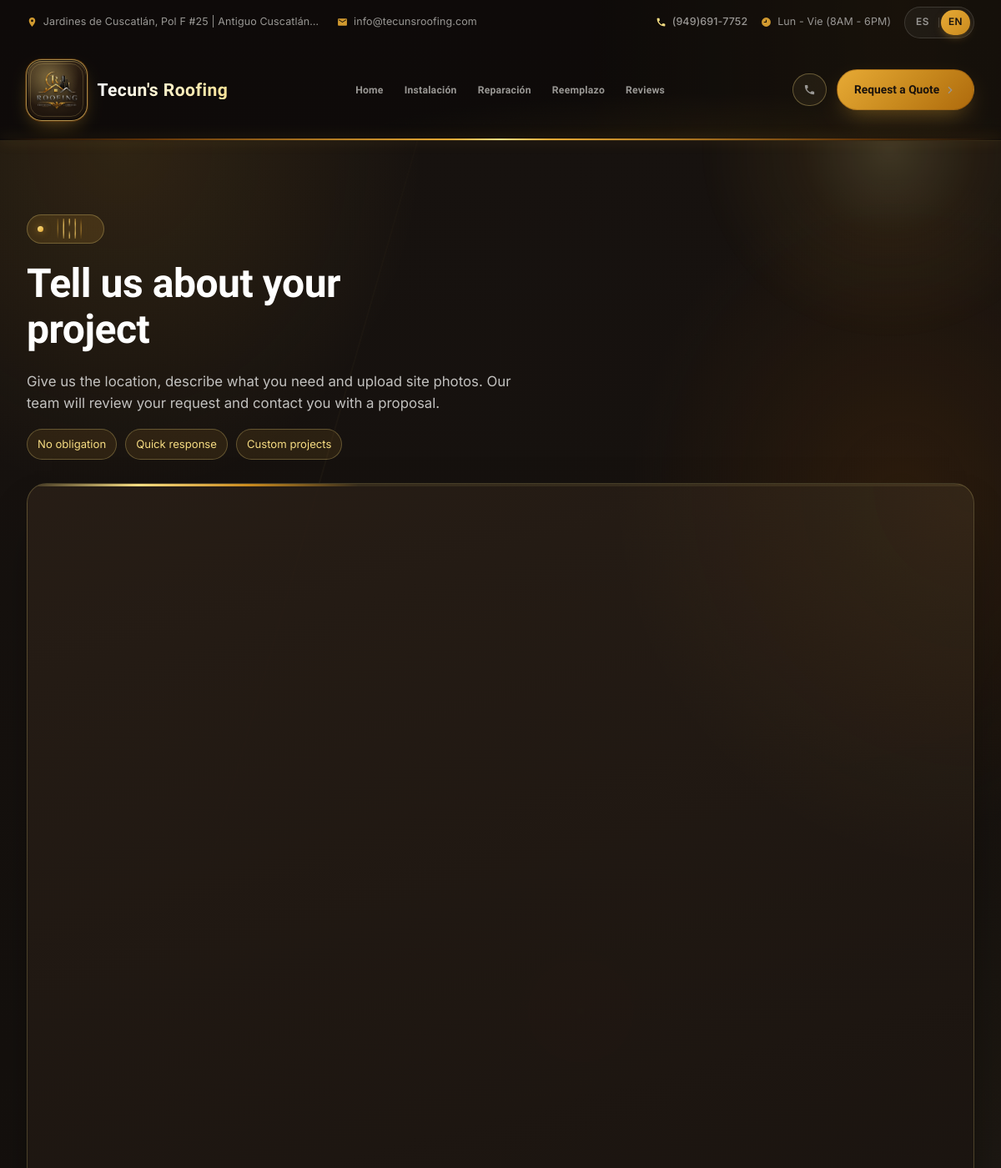
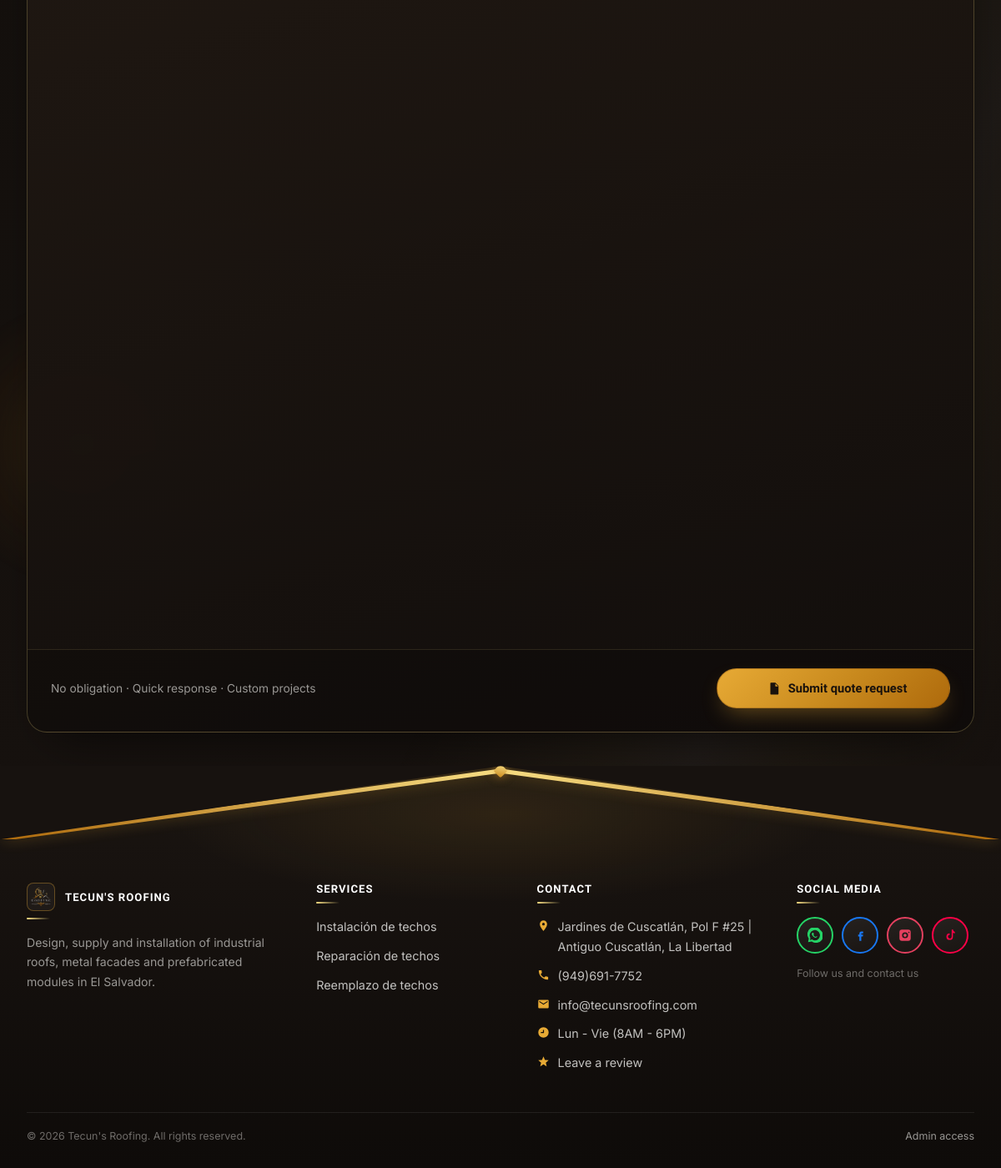
/cotizacion, run on the app's committed database (2 pictures, top to bottom).
### models.py (models this page shows)
class ContentBlock(db.Model):
    __tablename__ = "content_blocks"
    id = db.Column(db.Integer, primary_key=True)
    section_key = db.Column(db.String(80), unique=True, nullable=False)
    label = db.Column(db.String(150), nullable=False)  # human-friendly label for admin UI
    eyebrow = db.Column(db.String(150))
    title = db.Column(db.String(300))
    body = db.Column(db.Text)
    image_path = db.Column(db.String(300))
    extra = db.Column(db.String(300))  # small extra field (phone, cta label, etc.)
    updated_at = db.Column(db.DateTime, default=datetime.utcnow, onupdate=datetime.utcnow)

class Service(db.Model):
    __tablename__ = "services"
    id = db.Column(db.Integer, primary_key=True)
    slug = db.Column(db.String(120), unique=True, nullable=False)
    name = db.Column(db.String(150), nullable=False)
    short_description = db.Column(db.String(400))
    description = db.Column(db.Text)
    image_path = db.Column(db.String(300))  # imagen de portada / fallback del hero
    video_path = db.Column(db.String(300))  # video opcional del hero (mp4/webm)
    order = db.Column(db.Integer, default=0)
    active = db.Column(db.Boolean, default=True)
    gallery_images = db.relationship(
        "ServiceGalleryImage",
        backref="service",
        cascade="all, delete-orphan",
        lazy=True,
        order_by="ServiceGalleryImage.sort_order",
    )

### public_routes.py (the view, shortened to what this page needs)
@public_bp.route("/cotizacion", methods=["GET", "POST"])
def cotizacion():
    services = Service.query.filter_by(active=True).order_by(Service.order).all()
    if getattr(g, "lang", "es") == "en":
        services = [translations.localize_service(s) for s in services]
    quote_glass_cards = (
        QuoteGlassCard.query.filter_by(active=True)
        .order_by(QuoteGlassCard.sort_order, QuoteGlassCard.id)
        .limit(3)
        .all()
    )
    glass_rotations = [-15, 5, 25]
    return render_template(
        "cotizacion.html",
        services=services,
        quote_glass_cards=quote_glass_cards,
        glass_rotations=glass_rotations,
    )

### translations.py (called while the page is built)
def set_language():
    lang = request.cookies.get("lang")
    if lang not in SUPPORTED:
        lang = detect_lang()
    g.lang = lang

def detect_lang():
    accept = request.headers.get("Accept-Language", "")
    primary = accept.split(",")[0].strip().lower()
    code = primary.split(";")[0].split("-")[0].strip()
    return EN if code == EN else DEFAULT

def t(text, lang=None):
    text = str(text) if text is not None else ""
    if not text.strip():
        return text
    lang = lang or getattr(g, "lang", DEFAULT)
    if lang == DEFAULT or not _enabled():
        return text
    mapping = translate_mapping([text], lang)
    return mapping.get(text, text)

def localize(obj, fields):
    lang = getattr(g, "lang", DEFAULT)
    if lang == DEFAULT or not obj:
        return obj
    texts = [getattr(obj, f) for f in fields
             if getattr(obj, f, None) and isinstance(getattr(obj, f), str)]
    mapping = translate_mapping(texts, lang)
    return Localized(obj, fields, mapping)

def localize_service(service):
    return localize(service, list(SERVICE_FIELDS))

### templates/cotizacion.html (shortened to what this page needs)
{% extends "base.html" %}
{% block extra_head %}
<link rel="stylesheet" href="https://unpkg.com/leaflet@1.9.4/dist/leaflet.css" />
{% endblock %}
{% block content %}
<section class="quote-page">
  <div class="quote-page__bg" aria-hidden="true">
    <div class="quote-page__orb quote-page__orb--1"></div>
    <div class="quote-page__orb quote-page__orb--2"></div>
    <div class="quote-page__orb quote-page__orb--3"></div>
  </div>
  <div class="quote-page__hero">
    <div class="container quote-page__hero-grid">
      <div class="quote-page__hero-copy">
        {% set quote_eyebrow = t('Quote') %}
        <div class="eyebrow eyebrow--shine quote-reveal" style="--reveal-delay:0s">
          <span class="eyebrow-shine">
            <span class="eyebrow-shine__loader" aria-hidden="true"></span>
          </span>
        </div>
        <h1 class="quote-reveal" style="--reveal-delay:.08s">{{ t('Tell us about your project') }}</h1>
        <p class="quote-page__lead quote-reveal" style="--reveal-delay:.16s">{{ t('Give us the location, describe what you need and upload site photos. Our team will review your request and contact you with a proposal.') }}</p>
        <ul class="quote-page__perks quote-reveal" style="--reveal-delay:.24s" aria-label="{{ t('Benefits') }}">
          <li style="--perk-i:0">{{ t('No obligation') }}</li>
          <li style="--perk-i:1">{{ t('Quick response') }}</li>
          <li style="--perk-i:2">{{ t('Custom projects') }}</li>
        </ul>
      </div>
    </div>
  </div>
  <div class="container quote-page__body">
    <form class="quote-form quote-reveal" style="--reveal-delay:.32s" method="POST" action="{{ url_for('public.cotizacion') }}" enctype="multipart/form-data">
      <div class="quote-form__progress" aria-hidden="true">
        <span class="quote-form__progress-bar"></span>
      </div>
      <div class="quote-form__footer">
        <p class="quote-form__note">{{ t('No obligation · Quick response · Custom projects') }}</p>
        <button type="submit" class="btn btn-rust quote-form__submit">
          <svg class="btn-ico" viewBox="0 0 24 24" aria-hidden="true"><path fill="currentColor" d="M7 3h7l5 5v13a1 1 0 0 1-1 1H7a1 1 0 0 1-1-1V4a1 1 0 0 1 1-1zm7 1.5V9h4.5L14 4.5zM9 12h6v1.5H9V12zm0 3.5h6V17H9v-1.5zm0-7h3V10H9V8.5z"/></svg>
          <span>{{ t('Submit quote request') }}</span>
        </button>
      </div>
    </form>
  </div>
</section>
{% endblock %}

### templates/base.html (shortened to what this page needs)
<!doctype html>
<html lang="{{ 'en' if current_lang == 'en' else 'es' }}">
<head>
  <link rel="stylesheet" href="{{ url_for('static', filename='css/style.css') }}">
  {% block extra_head %}{% endblock %}
</head>
<body>
  <div class="site-header" id="siteHeader">
    <div class="topbar">
      <div class="container">
        <div class="topbar-left">
          {% if site_info %}
          <span class="topbar-item">
            <svg class="topbar-ico" viewBox="0 0 24 24" aria-hidden="true"><path fill="currentColor" d="M12 2C8.13 2 5 5.13 5 9c0 5.25 7 13 7 13s7-7.75 7-13c0-3.87-3.13-7-7-7zm0 9.5A2.5 2.5 0 1 1 12 6.5a2.5 2.5 0 0 1 0 5z"/></svg>
            <span>{{ site_info.body }}</span>
          </span>
          <a class="topbar-item" href="mailto:{{ site_info.title }}">
            <svg class="topbar-ico" viewBox="0 0 24 24" aria-hidden="true"><path fill="currentColor" d="M20 4H4c-1.1 0-2 .9-2 2v12c0 1.1.9 2 2 2h16c1.1 0 2-.9 2-2V6c0-1.1-.9-2-2-2zm0 4-8 5L4 8V6l8 5 8-5v2z"/></svg>
            <span>{{ site_info.title }}</span>
          </a>
          {% endif %}
        </div>
        <div class="topbar-right">
          {% if site_info %}
          <div class="topbar-phones">
            {% if site_info.eyebrow %}
            <a class="topbar-item topbar-item--phone" href="tel:{{ site_info.eyebrow }}">
              <span>{{ site_info.eyebrow }}</span>
            </a>
            {% endif %}
            <span class="topbar-item">
            <svg class="topbar-ico" viewBox="0 0 24 24" aria-hidden="true"><path fill="currentColor" d="M12 2a10 10 0 1 0 0 20 10 10 0 0 0 0-20zm1 11H7v-2h4V7h2v6z"/></svg>
            <span>{{ site_info.extra }}</span>
          </span>
          <div class="lang-switch" aria-label="{{ t('Language') }}">
            <a href="{{ url_for('public.set_lang', lang='es') }}" class="{{ 'active' if current_lang == 'es' else '' }}" aria-label="{{ t('Spanish') }}">ES</a>
            <a href="{{ url_for('public.set_lang', lang='en') }}" class="{{ 'active' if current_lang == 'en' else '' }}" aria-label="{{ t('English') }}">EN</a>
          </div>
        </div>
        {% endif %}
      </div>
    </div>
    <header class="navbar">
      <div class="container">
        <a class="brand" href="{{ url_for('public.index') }}">
          {% if site_logo and site_logo.image_path %}
            <span class="brand-logo-wrap">
              <img src="{{ url_for('static', filename=site_logo.image_path) }}" alt="Tecun's Roofing">
            </span>
          {% else %}
            <span class="brand-mark" aria-hidden="true"></span>
          {% endif %}
          <span class="brand-text">
            <span class="brand-name">{% block brand_name %}Tecun's Roofing{% endblock %}</span>
          </span>
        </a>
        <nav class="nav-links" id="navLinks" aria-label="{{ t('Main menu') }}">
          {% set ep = request.endpoint or '' %}
          {% set current_slug = (request.view_args or {}).get('slug') %}
          <a
            class="nav-item {{ 'is-active' if ep == 'public.index' else '' }}"
            href="{{ url_for('public.index') }}"
          >{{ t('Home') }}</a>
          {% for s in nav_services %}
          {% set nav_label = s.name
            | replace(' de techos', '')
            | replace(' de Techos', '')
            | replace('Roofing ', '')
            | replace('Roof ', '')
            | replace(' roofs', '')
            | replace(' roof', '')
          %}
          <a
            class="nav-item {{ 'is-active' if ep == 'public.servicio_detalle' and current_slug == s.slug else '' }}"
            href="{{ url_for('public.servicio_detalle', slug=s.slug) }}"
          >{{ nav_label }}</a>
          {% endfor %}
          <a
            class="nav-item {{ 'is-active' if ep == 'public.resenas' else '' }}"
            href="{{ url_for('public.resenas') }}"
          >{{ t('Reviews') }}</a>
        </nav>
        <div class="nav-cta">
          {% if site_info and site_info.eyebrow %}
          <a class="btn btn-call btn-call--desk" href="tel:{{ site_info.eyebrow }}" aria-label="{{ t('Call Us Today') }}">
            <svg viewBox="0 0 24 24" aria-hidden="true"><path fill="currentColor" d="M6.62 10.79a15.05 15.05 0 0 0 6.59 6.59l2.2-2.2a1 1 0 0 1 1.01-.24c1.12.37 2.33.57 3.58.57a1 1 0 0 1 1 1V20a1 1 0 0 1-1 1C10.4 21 3 13.6 3 4a1 1 0 0 1 1-1h3.5a1 1 0 0 1 1 1c0 1.25.2 2.45.57 3.57a1 1 0 0 1-.25 1.02l-2.2 2.2z"/></svg>
          </a>
          {% endif %}
          <a class="btn btn-rust btn-nav-cta" href="{{ url_for('public.cotizacion') }}">
            <span>{{ t('Request a Quote') }}</span>
            <svg class="btn-arrow" viewBox="0 0 24 24" aria-hidden="true"><path fill="currentColor" d="M13.172 12 8.222 7.05l1.414-1.414L16 12l-6.364 6.364-1.414-1.414z"/></svg>
          </a>
        </div>
      </div>
      <div class="navbar-glow" aria-hidden="true"></div>
    </header>
    <div class="header-accent" aria-hidden="true"></div>
  </div>
  <main>
    {% block content %}{% endblock %}
  </main>
  <footer class="site-footer">
    <div class="site-footer__shell">
      <div class="site-footer__ridge" aria-hidden="true">
        <span class="site-footer__ridge-cap"></span>
      </div>
      <div class="container site-footer__content">
        <div class="footer-grid">
          <div class="footer-brand">
            <h4 class="footer-brand__name">
              {% if site_logo and site_logo.image_path %}
                <img src="{{ url_for('static', filename=site_logo.image_path) }}" alt="Tecun's Roofing" class="footer-brand__logo">
              {% endif %}
              <span>TECUN'S ROOFING</span>
            </h4>
            <p class="footer-brand__text">{{ t('Design, supply and installation of industrial roofs, metal facades and prefabricated modules in El Salvador.') }}</p>
          </div>
          <div class="footer-col">
            <h4>{{ t('Services') }}</h4>
            <ul>
              {% for s in nav_services %}
                <li><a href="{{ url_for('public.servicio_detalle', slug=s.slug) }}">{{ s.name }}</a></li>
              {% endfor %}
            </ul>
          </div>
          <div class="footer-col">
            <h4>{{ t('Contact') }}</h4>
            <ul class="footer-contact">
              {% if site_info %}
              <li>
                <svg viewBox="0 0 24 24" aria-hidden="true"><path fill="currentColor" d="M12 2C8.13 2 5 5.13 5 9c0 5.25 7 13 7 13s7-7.75 7-13c0-3.87-3.13-7-7-7zm0 9.5A2.5 2.5 0 1 1 12 6.5a2.5 2.5 0 0 1 0 5z"/></svg>
                <span>{{ site_info.body }}</span>
              </li>
              <li>
                <svg viewBox="0 0 24 24" aria-hidden="true"><path fill="currentColor" d="M6.62 10.79a15.05 15.05 0 0 0 6.59 6.59l2.2-2.2a1 1 0 0 1 1.01-.24c1.12.37 2.33.57 3.58.57a1 1 0 0 1 1 1V20a1 1 0 0 1-1 1C10.4 21 3 13.6 3 4a1 1 0 0 1 1-1h3.5a1 1 0 0 1 1 1c0 1.25.2 2.45.57 3.57a1 1 0 0 1-.25 1.02l-2.2 2.2z"/></svg>
                <a href="tel:{{ site_info.eyebrow }}">{{ site_info.eyebrow }}</a>
              </li>
              <li>
                <svg viewBox="0 0 24 24" aria-hidden="true"><path fill="currentColor" d="M20 4H4c-1.1 0-2 .9-2 2v12c0 1.1.9 2 2 2h16c1.1 0 2-.9 2-2V6c0-1.1-.9-2-2-2zm0 4-8 5L4 8V6l8 5 8-5v2z"/></svg>
                <a href="mailto:{{ site_info.title }}">{{ site_info.title }}</a>
              </li>
              <li>
                <svg viewBox="0 0 24 24" aria-hidden="true"><path fill="currentColor" d="M12 2a10 10 0 1 0 0 20 10 10 0 0 0 0-20zm1 11H7v-2h4V7h2v6z"/></svg>
                <span>{{ site_info.extra }}</span>
              </li>
              {% endif %}
              <li>
                <svg viewBox="0 0 24 24" aria-hidden="true"><path fill="currentColor" d="M12 17.27 18.18 21l-1.64-7.03L22 9.24l-7.19-.61L12 2 9.19 8.63 2 9.24l5.46 4.73L5.82 21z"/></svg>
                <a href="{{ url_for('public.resenas') }}">{{ t('Leave a review') }}</a>
              </li>
            </ul>
          </div>
          <div class="footer-col">
            <h4>{{ t('Social media') }}</h4>
            <div class="footer-social">
              {% if site_socials and site_socials.eyebrow %}
              <a class="footer-social__btn footer-social__btn--wa" href="{{ site_socials.eyebrow }}" target="_blank" rel="noopener" aria-label="WhatsApp" title="WhatsApp">
              </a>
              {% endif %}
              {% if site_socials and site_socials.title %}
              <a class="footer-social__btn footer-social__btn--fb" href="{{ site_socials.title }}" target="_blank" rel="noopener" aria-label="Facebook" title="Facebook">
                <svg viewBox="0 0 24 24" aria-hidden="true"><path fill="currentColor" d="M14 9h3V6h-3c-1.8 0-3 1.4-3 3v2H9v3h2v7h3v-7h2.4l.6-3H14V9z"/></svg>
              </a>
              {% endif %}
              {% if site_socials and site_socials.body %}
              <a class="footer-social__btn footer-social__btn--ig" href="{{ site_socials.body }}" target="_blank" rel="noopener" aria-label="Instagram" title="Instagram">
                <svg viewBox="0 0 24 24" aria-hidden="true"><path fill="currentColor" d="M7 3h10a4 4 0 0 1 4 4v10a4 4 0 0 1-4 4H7a4 4 0 0 1-4-4V7a4 4 0 0 1 4-4zm5 4.2A4.8 4.8 0 1 0 16.8 12 4.8 4.8 0 0 0 12 7.2zm6.1-.9a1.1 1.1 0 1 0 1.1 1.1 1.1 1.1 0 0 0-1.1-1.1zM12 9.5A2.5 2.5 0 1 1 9.5 12 2.5 2.5 0 0 1 12 9.5z"/></svg>
              </a>
              {% endif %}
              {% if site_socials and site_socials.extra %}
              <a class="footer-social__btn footer-social__btn--tt" href="{{ site_socials.extra }}" target="_blank" rel="noopener" aria-label="TikTok" title="TikTok">
                <svg viewBox="0 0 24 24" aria-hidden="true"><path fill="currentColor" d="M14.5 3h2.2c.2 1.6 1.2 3 2.8 3.6V9c-1.1 0-2.1-.3-3-1v6.2A5.2 5.2 0 1 1 11.3 9v2.2a3 3 0 1 0 3.2 3V3z"/></svg>
              </a>
              {% endif %}
            </div>
            <p class="footer-social__hint">{{ t('Follow us and contact us') }}</p>
          </div>
        </div>
        <div class="footer-bottom">
          <span>© {{ 2026 }} Tecun's Roofing. {{ t('All rights reserved.') }}</span>
          <a href="{{ url_for('admin.login') }}">{{ t('Admin access') }}</a>
        </div>
      </div>
    </div>
  </footer>
</body>
</html>

### data on the page
ContentBlock: body "Jardines de Cuscatlán, Pol F #25 | Antiguo Cuscatlá…", title "info@tecunsroofing.com", eyebrow "(949)691-7752", extra "Lun - Vie (8AM - 6PM)", body "Jardines de Cuscatlán, Pol F #25 | Antiguo Cuscatlán, La Libertad"
ContentBlock: image_path (picture)
Service: nav_label "Instalación", name "Instalación de techos"
Service: nav_label "Reparación", name "Reparación de techos"
Service: nav_label "Reemplazo", name "Reemplazo de techos"

### other printed values
{{ t('Home') }} "Home"
{{ t('Reviews') }} "Reviews"
{{ t('Request a Quote') }} "Request a Quote"
{{ t('Tell us about your project') }} "Tell us about your project"
{{ t('No obligation') }} "No obligation"
{{ t('Quick response') }} "Quick response"
{{ t('Custom projects') }} "Custom projects"
{{ t('No obligation · Quick response · Custom projects') }} "No obligation · Quick response · Custom projects"
{{ t('Submit quote request') }} "Submit quote request"
{{ t('Services') }} "SERVICES"
{{ t('Contact') }} "CONTACT"
{{ t('Leave a review') }} "Leave a review"
{{ t('Social media') }} "SOCIAL MEDIA"
{{ t('Follow us and contact us') }} "Follow us and contact us"
{{ 2026 }} "2026"
